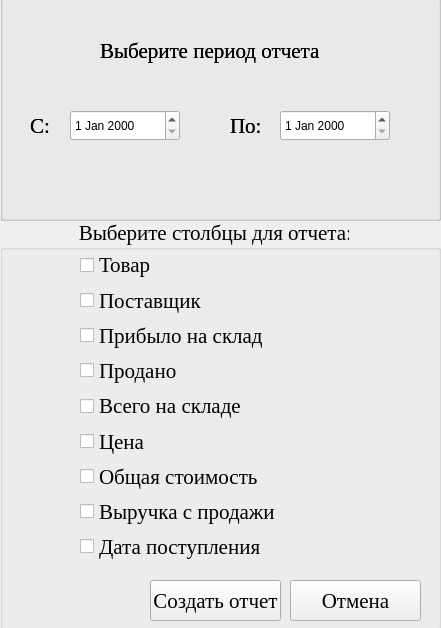
<?xml version="1.0" encoding="UTF-8"?>
<ui version="4.0">
 <class>Form</class>
 <widget class="QWidget" name="Form">
  <property name="geometry">
   <rect>
    <x>0</x>
    <y>0</y>
    <width>441</width>
    <height>628</height>
   </rect>
  </property>
  <property name="windowTitle">
   <string>Form</string>
  </property>
  <widget class="QGroupBox" name="groupBox">
   <property name="geometry">
    <rect>
     <x>0</x>
     <y>-20</y>
     <width>441</width>
     <height>241</height>
    </rect>
   </property>
   <property name="title">
    <string>Период Отчета</string>
   </property>
   <widget class="QLabel" name="label_2">
    <property name="geometry">
     <rect>
      <x>30</x>
      <y>130</y>
      <width>20</width>
      <height>31</height>
     </rect>
    </property>
    <property name="font">
     <font>
      <family>Times New Roman</family>
      <pointsize>16</pointsize>
     </font>
    </property>
    <property name="text">
     <string>С:</string>
    </property>
   </widget>
   <widget class="QDateEdit" name="dateEditStart">
    <property name="geometry">
     <rect>
      <x>70</x>
      <y>130</y>
      <width>110</width>
      <height>31</height>
     </rect>
    </property>
   </widget>
   <widget class="QDateEdit" name="dateEditEnd">
    <property name="geometry">
     <rect>
      <x>280</x>
      <y>130</y>
      <width>110</width>
      <height>31</height>
     </rect>
    </property>
   </widget>
   <widget class="QLabel" name="label_3">
    <property name="geometry">
     <rect>
      <x>230</x>
      <y>130</y>
      <width>31</width>
      <height>31</height>
     </rect>
    </property>
    <property name="font">
     <font>
      <family>Times New Roman</family>
      <pointsize>16</pointsize>
     </font>
    </property>
    <property name="text">
     <string>По:</string>
    </property>
   </widget>
   <widget class="QLabel" name="label">
    <property name="geometry">
     <rect>
      <x>100</x>
      <y>50</y>
      <width>221</width>
      <height>41</height>
     </rect>
    </property>
    <property name="font">
     <font>
      <family>Times New Roman</family>
      <pointsize>16</pointsize>
     </font>
    </property>
    <property name="text">
     <string>Выберите период отчета:</string>
    </property>
   </widget>
   <widget class="QGroupBox" name="groupBox_3">
    <property name="geometry">
     <rect>
      <x>0</x>
      <y>0</y>
      <width>441</width>
      <height>241</height>
     </rect>
    </property>
    <property name="title">
     <string>Период Отчета</string>
    </property>
    <widget class="QLabel" name="label_4">
     <property name="geometry">
      <rect>
       <x>30</x>
       <y>130</y>
       <width>20</width>
       <height>31</height>
      </rect>
     </property>
     <property name="font">
      <font>
       <family>Times New Roman</family>
       <pointsize>16</pointsize>
      </font>
     </property>
     <property name="text">
      <string>С:</string>
     </property>
    </widget>
    <widget class="QDateEdit" name="dateEditStart_2">
     <property name="geometry">
      <rect>
       <x>70</x>
       <y>130</y>
       <width>110</width>
       <height>31</height>
      </rect>
     </property>
    </widget>
    <widget class="QDateEdit" name="dateEditEnd_2">
     <property name="geometry">
      <rect>
       <x>280</x>
       <y>130</y>
       <width>110</width>
       <height>31</height>
      </rect>
     </property>
    </widget>
    <widget class="QLabel" name="label_5">
     <property name="geometry">
      <rect>
       <x>230</x>
       <y>130</y>
       <width>31</width>
       <height>31</height>
      </rect>
     </property>
     <property name="font">
      <font>
       <family>Times New Roman</family>
       <pointsize>16</pointsize>
      </font>
     </property>
     <property name="text">
      <string>По:</string>
     </property>
    </widget>
    <widget class="QLabel" name="label_6">
     <property name="geometry">
      <rect>
       <x>100</x>
       <y>50</y>
       <width>221</width>
       <height>41</height>
      </rect>
     </property>
     <property name="font">
      <font>
       <family>Times New Roman</family>
       <pointsize>16</pointsize>
      </font>
     </property>
     <property name="text">
      <string>Выберите период отчета:</string>
     </property>
    </widget>
   </widget>
   <widget class="QGroupBox" name="groupBox_4">
    <property name="geometry">
     <rect>
      <x>0</x>
      <y>240</y>
      <width>441</width>
      <height>411</height>
     </rect>
    </property>
    <property name="font">
     <font>
      <family>Times New Roman</family>
      <pointsize>16</pointsize>
     </font>
    </property>
    <property name="title">
     <string>               Выберите столбцы для отчета:</string>
    </property>
    <widget class="QPushButton" name="btnGenerate_2">
     <property name="geometry">
      <rect>
       <x>150</x>
       <y>360</y>
       <width>131</width>
       <height>41</height>
      </rect>
     </property>
     <property name="text">
      <string>Создать отчет</string>
     </property>
    </widget>
    <widget class="QPushButton" name="btnCancel_2">
     <property name="geometry">
      <rect>
       <x>290</x>
       <y>360</y>
       <width>131</width>
       <height>41</height>
      </rect>
     </property>
     <property name="text">
      <string>Отмена</string>
     </property>
    </widget>
    <widget class="QWidget" name="layoutWidget">
     <property name="geometry">
      <rect>
       <x>80</x>
       <y>30</y>
       <width>281</width>
       <height>311</height>
      </rect>
     </property>
     <layout class="QVBoxLayout" name="verticalLayout_2">
      <item>
       <widget class="QCheckBox" name="checkName_2">
        <property name="text">
         <string>Товар</string>
        </property>
       </widget>
      </item>
      <item>
       <widget class="QCheckBox" name="checkSupplier_2">
        <property name="text">
         <string>Поставщик</string>
        </property>
       </widget>
      </item>
      <item>
       <widget class="QCheckBox" name="checkReceived_2">
        <property name="text">
         <string>Прибыло на склад</string>
        </property>
       </widget>
      </item>
      <item>
       <widget class="QCheckBox" name="checkSold_2">
        <property name="text">
         <string>Продано</string>
        </property>
       </widget>
      </item>
      <item>
       <widget class="QCheckBox" name="checkStock_2">
        <property name="text">
         <string>Всего на складе</string>
        </property>
       </widget>
      </item>
      <item>
       <widget class="QCheckBox" name="checkPrice_3">
        <property name="text">
         <string>Цена</string>
        </property>
       </widget>
      </item>
      <item>
       <widget class="QCheckBox" name="checkPrice_4">
        <property name="text">
         <string>Общая стоимость</string>
        </property>
       </widget>
      </item>
      <item>
       <widget class="QCheckBox" name="checkRevenue_2">
        <property name="text">
         <string>Выручка с продажи</string>
        </property>
       </widget>
      </item>
      <item>
       <widget class="QCheckBox" name="checkDate_2">
        <property name="text">
         <string>Дата поступления</string>
        </property>
       </widget>
      </item>
     </layout>
    </widget>
   </widget>
  </widget>
  <widget class="QGroupBox" name="groupBox_2">
   <property name="geometry">
    <rect>
     <x>0</x>
     <y>220</y>
     <width>441</width>
     <height>411</height>
    </rect>
   </property>
   <property name="font">
    <font>
     <family>Times New Roman</family>
     <pointsize>16</pointsize>
    </font>
   </property>
   <property name="title">
    <string>               Выберите столбцы для отчета:</string>
   </property>
   <widget class="QPushButton" name="btnGenerate">
    <property name="geometry">
     <rect>
      <x>150</x>
      <y>360</y>
      <width>131</width>
      <height>41</height>
     </rect>
    </property>
    <property name="text">
     <string>Создать отчет</string>
    </property>
   </widget>
   <widget class="QPushButton" name="btnCancel">
    <property name="geometry">
     <rect>
      <x>290</x>
      <y>360</y>
      <width>131</width>
      <height>41</height>
     </rect>
    </property>
    <property name="text">
     <string>Отмена</string>
    </property>
   </widget>
   <widget class="QWidget" name="">
    <property name="geometry">
     <rect>
      <x>80</x>
      <y>30</y>
      <width>281</width>
      <height>311</height>
     </rect>
    </property>
    <layout class="QVBoxLayout" name="verticalLayout">
     <item>
      <widget class="QCheckBox" name="checkName">
       <property name="text">
        <string>Товар</string>
       </property>
      </widget>
     </item>
     <item>
      <widget class="QCheckBox" name="checkSupplier">
       <property name="text">
        <string>Поставщик</string>
       </property>
      </widget>
     </item>
     <item>
      <widget class="QCheckBox" name="checkReceived">
       <property name="text">
        <string>Прибыло на склад</string>
       </property>
      </widget>
     </item>
     <item>
      <widget class="QCheckBox" name="checkSold">
       <property name="text">
        <string>Продано</string>
       </property>
      </widget>
     </item>
     <item>
      <widget class="QCheckBox" name="checkStock">
       <property name="text">
        <string>Всего на складе</string>
       </property>
      </widget>
     </item>
     <item>
      <widget class="QCheckBox" name="checkPrice">
       <property name="text">
        <string>Цена</string>
       </property>
      </widget>
     </item>
     <item>
      <widget class="QCheckBox" name="checkPrice_2">
       <property name="text">
        <string>Общая стоимость</string>
       </property>
      </widget>
     </item>
     <item>
      <widget class="QCheckBox" name="checkRevenue">
       <property name="text">
        <string>Выручка с продажи</string>
       </property>
      </widget>
     </item>
     <item>
      <widget class="QCheckBox" name="checkDate">
       <property name="text">
        <string>Дата поступления</string>
       </property>
      </widget>
     </item>
    </layout>
   </widget>
  </widget>
 </widget>
 <resources/>
 <connections/>
</ui>
